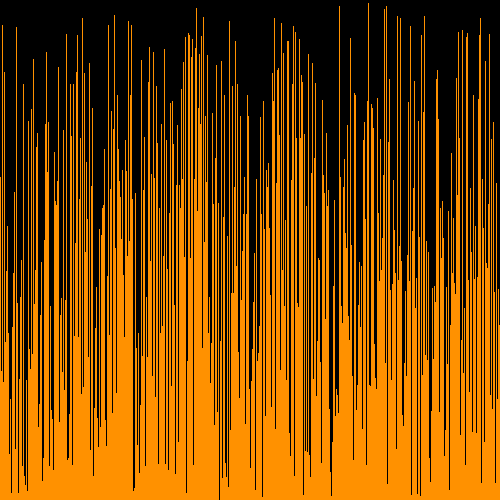
Frame 1 (no input)
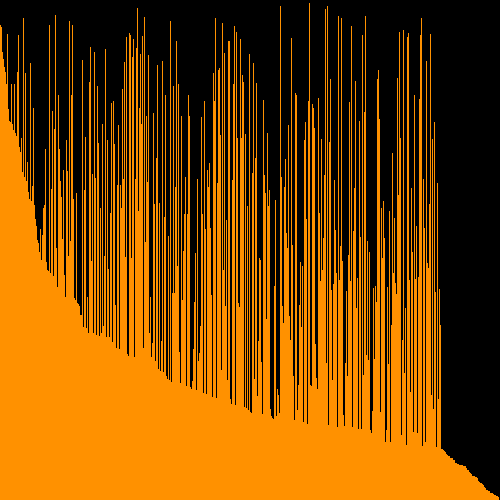
Frame 60 (the mouse pressed at the canvas centre just before this capture)
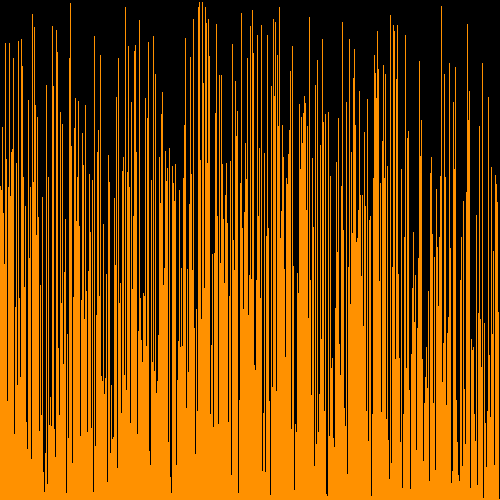
Frame 120 (the mouse held since frame 60 and released just before this capture)

The Processing sketch that drew these frames (run headless with seeded random() and noise(); from frame 60 on, the mouse is pressed at the canvas centre):

// Processing sketch: visual_array_sorter
// ── visual_array_sorter.pde

/* Paste the code into a new Processing sketch and complete the steps. */
//1. create an array of ints. don't initialize it yet.

int[] intArray;

void setup() {
  //2. set the size of your window
  //  if you are using Processing 3, you cannot use variables
  //  because the developers don't know how programming is supposed to work.
  //3. initialize your array with the built in width variable
  //4. initialize the ints in the array with random numbers
  //   from 0 to the built in height variable
  //5. call the noStroke() method

  size(500, 500);
  intArray = new int[width];
  randomizeArray();
  noStroke();
}//close setup

void draw() {
  //6. set the background color with background(r, g, b);
  //7. set the color for your graph
  //8. draw a rectangle for each int in your array.
  //   the x value will be the current index in the array
  //   the y value will the height variable
  //   the width is 1 (one)
  //   the height is negative the value of the element at the current index of the array
  //9. call the stepSort method
  //10. extract the code that randomizes the array into a method.
  //11. call the method you made in step 10 when the mouse is pressed

  background(#000000);
  fill(#FF9100);
  for (int i = 0; i <= width-1; i++) {
    rect(i, height, 1, -intArray[i]);
  }
  if (mousePressed) {
    randomizeArray();
  }
  stepSort(intArray);
}//close draw

void stepSort(int[] arr) {
  for (int i = 1; i < arr.length; i++) {
    if (arr[i - 1] < arr[i]) {
      int t = arr[i];
      arr[i] = arr[i - 1];
      arr[i - 1] = t;
    }
  }
}

void randomizeArray() {
  for (int i = 0; i <= width-1; i++) {
    float randomFloat = random(0, height);
    intArray[i] = int(randomFloat);
  }
}
